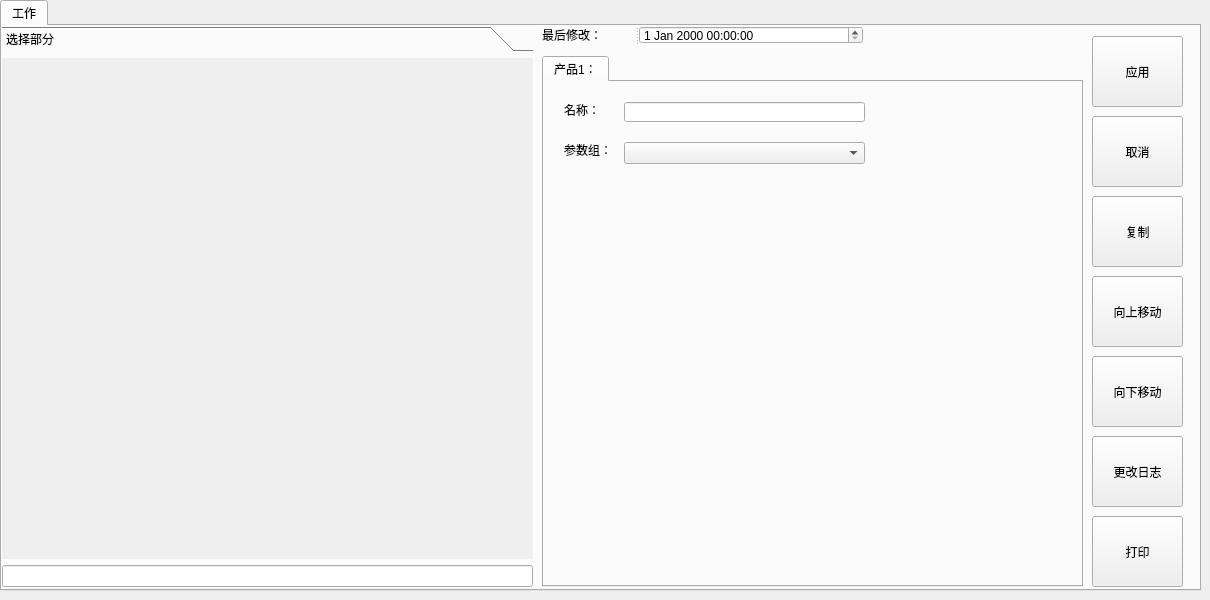
    <widget class="QWidget" name="Workpage">
     <widget class="QTabWidget" name="tabWidget_7">
      <property name="geometry">
       <rect>
        <x>0</x>
        <y>0</y>
        <width>1201</width>
        <height>591</height>
       </rect>
      </property>
      <property name="styleSheet">
       <string notr="true">color: rgb(0, 0, 0);</string>
      </property>
      <property name="currentIndex">
       <number>0</number>
      </property>
      <widget class="QWidget" name="tab_16">
       <attribute name="title">
        <string>工作</string>
       </attribute>
       <widget class="QTabWidget" name="tabWidget_8">
        <property name="geometry">
         <rect>
          <x>540</x>
          <y>30</y>
          <width>541</width>
          <height>531</height>
         </rect>
        </property>
        <property name="currentIndex">
         <number>0</number>
        </property>
        <widget class="QWidget" name="tab_15">
         <attribute name="title">
          <string>产品1：</string>
         </attribute>
         <widget class="QLabel" name="label_34">
          <property name="geometry">
           <rect>
            <x>20</x>
            <y>20</y>
            <width>36</width>
            <height>16</height>
           </rect>
          </property>
          <property name="text">
           <string>名称：</string>
          </property>
         </widget>
         <widget class="QLineEdit" name="lineEdit_5">
          <property name="geometry">
           <rect>
            <x>80</x>
            <y>20</y>
            <width>241</width>
            <height>20</height>
           </rect>
          </property>
         </widget>
         <widget class="QLabel" name="label_66">
          <property name="geometry">
           <rect>
            <x>20</x>
            <y>60</y>
            <width>51</width>
            <height>16</height>
           </rect>
          </property>
          <property name="text">
           <string>参数组：</string>
          </property>
         </widget>
         <widget class="QComboBox" name="comboBox_17">
          <property name="geometry">
           <rect>
            <x>80</x>
            <y>60</y>
            <width>241</width>
            <height>22</height>
           </rect>
          </property>
         </widget>
        </widget>
       </widget>
       <widget class="QSplitter" name="splitter_4">
        <property name="geometry">
         <rect>
          <x>540</x>
          <y>0</y>
          <width>321</width>
          <height>18</height>
         </rect>
        </property>
        <property name="orientation">
         <enum>Qt::Horizontal</enum>
        </property>
        <widget class="QLabel" name="label_28">
         <property name="text">
          <string>最后修改：</string>
         </property>
        </widget>
        <widget class="QDateTimeEdit" name="dateTimeEdit_2"/>
       </widget>
       <widget class="QWidget" name="layoutWidget">
        <property name="geometry">
         <rect>
          <x>0</x>
          <y>0</y>
          <width>531</width>
          <height>561</height>
         </rect>
        </property>
        <layout class="QVBoxLayout" name="verticalLayout_2">
         <item>
          <widget class="QToolBox" name="toolBox_2">
           <property name="currentIndex">
            <number>0</number>
           </property>
           <widget class="QWidget" name="page_6">
            <property name="geometry">
             <rect>
              <x>0</x>
              <y>0</y>
              <width>529</width>
              <height>507</height>
             </rect>
            </property>
            <attribute name="label">
             <string>选择部分</string>
            </attribute>
           </widget>
          </widget>
         </item>
         <item>
          <widget class="QLineEdit" name="lineEdit_4"/>
         </item>
        </layout>
       </widget>
       <widget class="QToolButton" name="toolButton">
        <property name="geometry">
         <rect>
          <x>1090</x>
          <y>10</y>
          <width>91</width>
          <height>71</height>
         </rect>
        </property>
        <property name="text">
         <string>应用</string>
        </property>
        <property name="icon">
         <iconset resource="ico.qrc">
          <normaloff>:/ico/ico/checkboxmark.ico</normaloff>:/ico/ico/checkboxmark.ico</iconset>
        </property>
        <property name="iconSize">
         <size>
          <width>48</width>
          <height>36</height>
         </size>
        </property>
        <property name="toolButtonStyle">
         <enum>Qt::ToolButtonTextUnderIcon</enum>
        </property>
       </widget>
       <widget class="QToolButton" name="toolButton_6">
        <property name="geometry">
         <rect>
          <x>1090</x>
          <y>90</y>
          <width>91</width>
          <height>71</height>
         </rect>
        </property>
        <property name="text">
         <string>取消</string>
        </property>
        <property name="icon">
         <iconset resource="ico.qrc">
          <normaloff>:/ico/ico/cancel.ico</normaloff>:/ico/ico/cancel.ico</iconset>
        </property>
        <property name="iconSize">
         <size>
          <width>48</width>
          <height>36</height>
         </size>
        </property>
        <property name="toolButtonStyle">
         <enum>Qt::ToolButtonTextUnderIcon</enum>
        </property>
       </widget>
       <widget class="QToolButton" name="toolButton_8">
        <property name="geometry">
         <rect>
          <x>1090</x>
          <y>170</y>
          <width>91</width>
          <height>71</height>
         </rect>
        </property>
        <property name="text">
         <string>复制</string>
        </property>
        <property name="icon">
         <iconset resource="ico.qrc">
          <normaloff>:/ico/ico/copy.ico</normaloff>:/ico/ico/copy.ico</iconset>
        </property>
        <property name="iconSize">
         <size>
          <width>48</width>
          <height>36</height>
         </size>
        </property>
        <property name="toolButtonStyle">
         <enum>Qt::ToolButtonTextUnderIcon</enum>
        </property>
       </widget>
       <widget class="QToolButton" name="toolButton_9">
        <property name="geometry">
         <rect>
          <x>1090</x>
          <y>250</y>
          <width>91</width>
          <height>71</height>
         </rect>
        </property>
        <property name="text">
         <string>向上移动</string>
        </property>
        <property name="icon">
         <iconset resource="ico.qrc">
          <normaloff>:/ico/ico/arrow_bottom_down (2).ico</normaloff>:/ico/ico/arrow_bottom_down (2).ico</iconset>
        </property>
        <property name="iconSize">
         <size>
          <width>48</width>
          <height>36</height>
         </size>
        </property>
        <property name="toolButtonStyle">
         <enum>Qt::ToolButtonTextUnderIcon</enum>
        </property>
       </widget>
       <widget class="QToolButton" name="toolButton_10">
        <property name="geometry">
         <rect>
          <x>1090</x>
          <y>330</y>
          <width>91</width>
          <height>71</height>
         </rect>
        </property>
        <property name="text">
         <string>向下移动</string>
        </property>
        <property name="icon">
         <iconset resource="ico.qrc">
          <normaloff>:/ico/ico/arrow_bottom_down (1).ico</normaloff>:/ico/ico/arrow_bottom_down (1).ico</iconset>
        </property>
        <property name="iconSize">
         <size>
          <width>48</width>
          <height>36</height>
         </size>
        </property>
        <property name="toolButtonStyle">
         <enum>Qt::ToolButtonTextUnderIcon</enum>
        </property>
       </widget>
       <widget class="QToolButton" name="toolButton_11">
        <property name="geometry">
         <rect>
          <x>1090</x>
          <y>410</y>
          <width>91</width>
          <height>71</height>
         </rect>
        </property>
        <property name="text">
         <string>更改日志</string>
        </property>
        <property name="icon">
         <iconset resource="ico.qrc">
          <normaloff>:/ico/ico/exchanging.ico</normaloff>:/ico/ico/exchanging.ico</iconset>
        </property>
        <property name="iconSize">
         <size>
          <width>48</width>
          <height>36</height>
         </size>
        </property>
        <property name="toolButtonStyle">
         <enum>Qt::ToolButtonTextUnderIcon</enum>
        </property>
       </widget>
       <widget class="QToolButton" name="toolButton_12">
        <property name="geometry">
         <rect>
          <x>1090</x>
          <y>490</y>
          <width>91</width>
          <height>71</height>
         </rect>
        </property>
        <property name="text">
         <string>打印</string>
        </property>
        <property name="icon">
         <iconset resource="ico.qrc">
          <normaloff>:/ico/ico/printer_64.ico</normaloff>:/ico/ico/printer_64.ico</iconset>
        </property>
        <property name="iconSize">
         <size>
          <width>48</width>
          <height>36</height>
         </size>
        </property>
        <property name="toolButtonStyle">
         <enum>Qt::ToolButtonTextUnderIcon</enum>
        </property>
       </widget>
      </widget>
     </widget>
    </widget>
